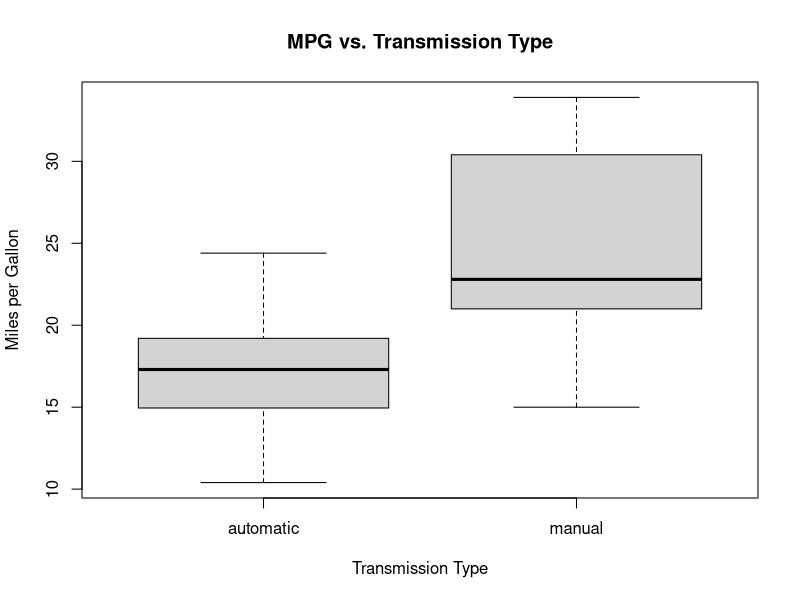
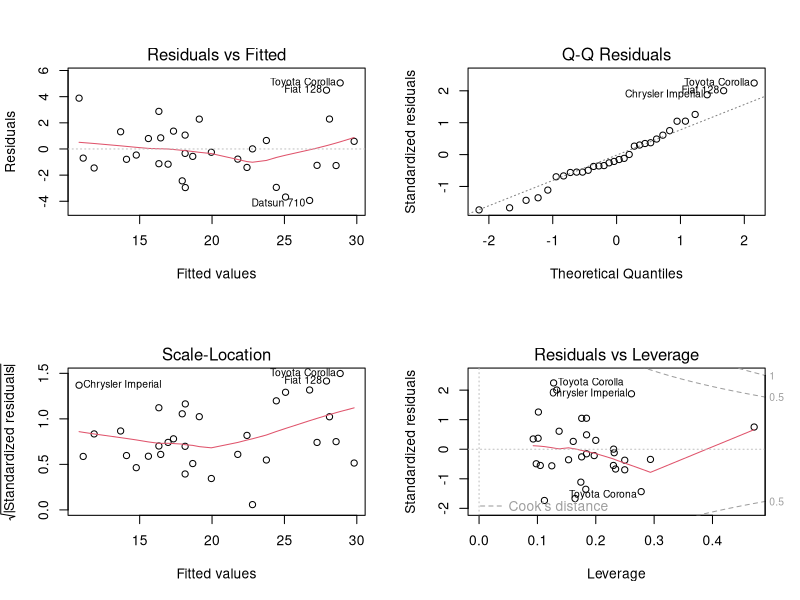

Generate these figures, in order, with R:
## ---- chunk 1
knitr::opts_chunk$set(echo = TRUE)
## ---- chunk 2
library (datasets)
data(mtcars)
dim(mtcars)
## ---- chunk 3
mtcars$am <- factor(mtcars$am, labels = c("automatic", "manual"))
## ---- chunk 4
t.test(mpg ~ am, data = mtcars)
## ---- chunk 5
mtcars$cyl <- factor(mtcars$cyl)
mtcars$vs <- factor(mtcars$vs, labels = c("V", "S"))
mtcars$gear <- factor(mtcars$gear)
mtcars$carb <- factor(mtcars$carb)

fullModel <- lm(mpg ~ ., data = mtcars)
summary(fullModel)$r.squared
## ---- chunk 6
AICModel <- step(fullModel, direction = "both") # hide results
## ---- chunk 7
anova(AICModel, fullModel)
## ---- chunk 8
  boxplot(mpg ~ am, data = mtcars,
          xlab="Transmission Type", 
          ylab="Miles per Gallon",
          main="MPG vs. Transmission Type")
## ---- chunk 9
par(mfrow = c(2, 2))
plot(AICModel)
